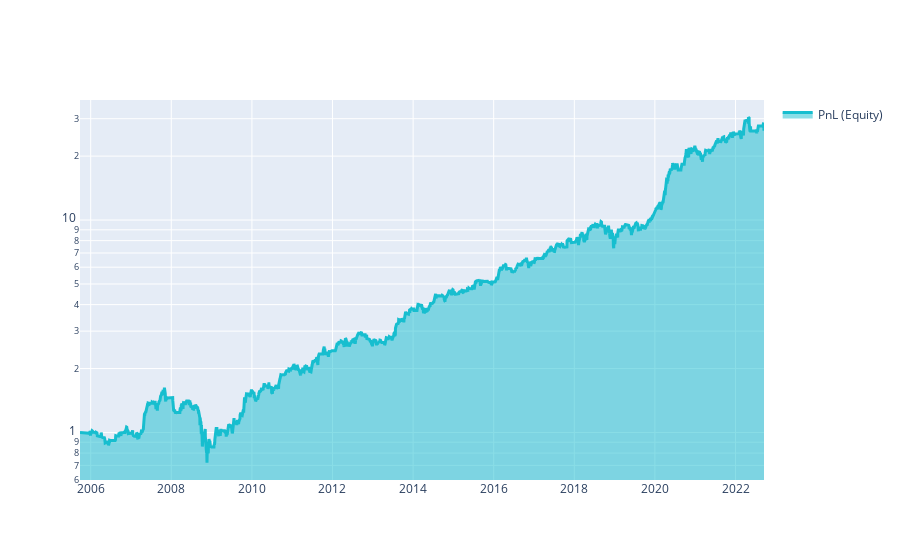

Notebook source saved alongside this figure:
### Code cell
import xarray as xr

import qnt.ta as qnta
import qnt.data as qndata
import qnt.output as qnout
import qnt.stats as qns

def get_SPX(market_data): #get the data
    index_name = 'SPX' #It names the index
    index_data = qndata.index.load_data(assets=[index_name], min_date='2005-06-01', forward_order=True) #load the data 
    spx_data = index_data.sel(asset=index_name)
    spx_data = xr.align(spx_data, market_data.isel(field=0), join='right')[0]
    return spx_data


def get_strategy_1(data, spx, params):
    def get_trix(prices, index, periods):
        result = prices.copy(True)
        t = qnta.trix(index, periods)
        for a in prices.asset.values:
            result.loc[{"asset": a}] = t
        return result
    
    trix = get_trix(data.sel(field='close'), spx, 40)

    strategy_1 = trix.shift(time=params[0]) < trix.shift(time=params[1])
    strategy_2 = trix.shift(time=params[2]) > trix.shift(time=params[3])

    weights = strategy_1 * strategy_2 * data.sel(field="is_liquid")
    return weights.fillna(0)

def get_strategy_2(data, spx, params):
    def get_rsi(prices, index, periods):
        result = prices.copy(True)
        r = qnta.rsi(index, periods)
        for a in prices.asset.values:
            result.loc[{"asset": a}] = r
        return result

    rsi = get_rsi(data.sel(field='close'), spx, 40)

    strategy_1 = rsi.shift(time=params[0]) < rsi.shift(time=params[1])
    strategy_2 = rsi.shift(time=params[2]) > rsi.shift(time=params[3])

    weights = strategy_1 * strategy_2 * data.sel(field="is_liquid")
    return weights.fillna(0)


def get_strategy_3(data, spx, params):
    def get_roc(prices, index, periods):
        result = prices.copy(True)
        r = qnta.roc(index, periods)
        for a in prices.asset.values:
            result.loc[{"asset": a}] = r
        return result

    roc = get_roc(data.sel(field='close'), spx, 15)

    strategy_1 = roc.shift(time=params[0]) < roc.shift(time=params[1])
    strategy_2 = roc.shift(time=params[2]) > roc.shift(time=params[3])

    weights = strategy_1 * strategy_2 * data.sel(field="is_liquid")
    return weights.fillna(0)


#data = qndata.stocks.load_ndx_data(min_date="2005-06-01")
data = qndata.stocks_load_ndx_data(tail=17 * 365, assets=["NAS:AAPL", "NAS:AMZN", "NAS:FB", "NAS:MSFT"])
spx = get_SPX(data)

weights_1_1 = get_strategy_1(data, spx, [142, 54, 132, 63])  # 1.0330127484868614 Sharpe Ratio
weights_1_2 = get_strategy_1(data, spx, [166, 75, 46, 24])  # 0.9591131817092265 Sharpe Ratio
weights_2 = get_strategy_2(data, spx, [159, 78, 77, 167])  # 0.8568070000760702 Sharpe Ratio
weights_3 = get_strategy_3(data, spx, [10, 27, 29, 41])  # 0.835419 Sharpe Ratio

weights_all = weights_1_1 + weights_1_2 + weights_2 + weights_3 
weights = qnout.clean(output=weights_all, data=data, kind="stocks_nasdaq100")

# calc stats
stats = qns.calc_stat(data, weights.sel(time=slice("2005-06-01", None)))
display(stats.to_pandas().tail())

# graph
performance = stats.to_pandas()["equity"]
import qnt.graph as qngraph

qngraph.make_plot_filled(performance.index, performance, name="PnL (Equity)", type="log")

### Figure 1 — Plotly figure (JSON) as saved in the notebook; plotly's stock layout.template omitted (floating-point values rounded to 4 significant figures; data arrays with more than 128 entries replaced by an {"elided": "..."} marker saying what was removed)
{"data": [{"fill": "tonexty", "line": {"color": "#17BECF", "width": 3}, "name": "PnL (Equity)", "type": "scatter", "x": {"elided": "4274 str values"}, "y": {"elided": "4274 float values"}}], "layout": {"showlegend": true, "yaxis": {"range": [-0.2237, 1.565], "type": "log"}}}
